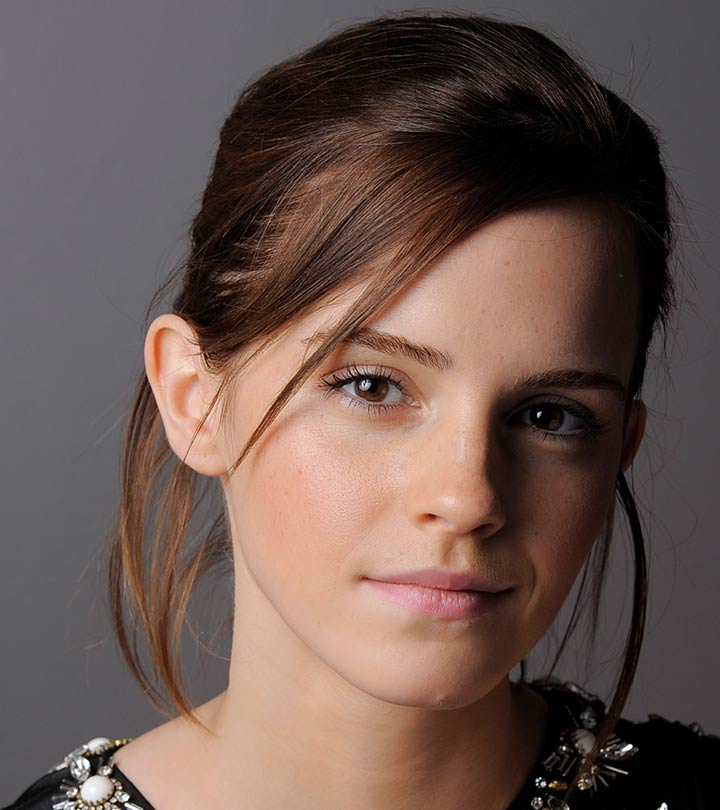
#> input picture Assignment 1/a1images/a1images/emma.jpg, 720 x 810 px
$ jupyter execute assignment1.ipynb
#> lines starting #> are read from the running program, lines starting #| are printed output that depends on the picture
### Question 1

[cell 1]
import cv2 as cv
import numpy as np
import matplotlib.pyplot as plt

[cell 2]
intensity_transform = np.concatenate((
    np.linspace(0, 50, 50),
    np.linspace(100, 255, 100),
    np.linspace(150, 255, 106)
), axis=0).astype(np.uint8)

# Read the grayscale image
input_image = cv.imread('a1images/a1images/emma.jpg', cv.IMREAD_GRAYSCALE)
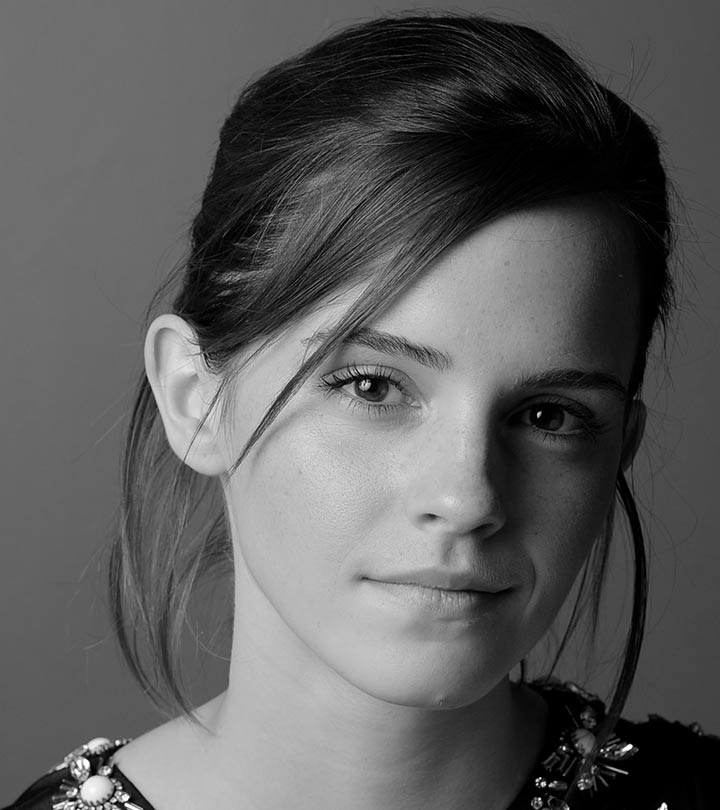
#> input_image: shape (810, 720); min 0, max 255, mean 92.3
transformed_image = cv.LUT(input_image, intensity_transform)
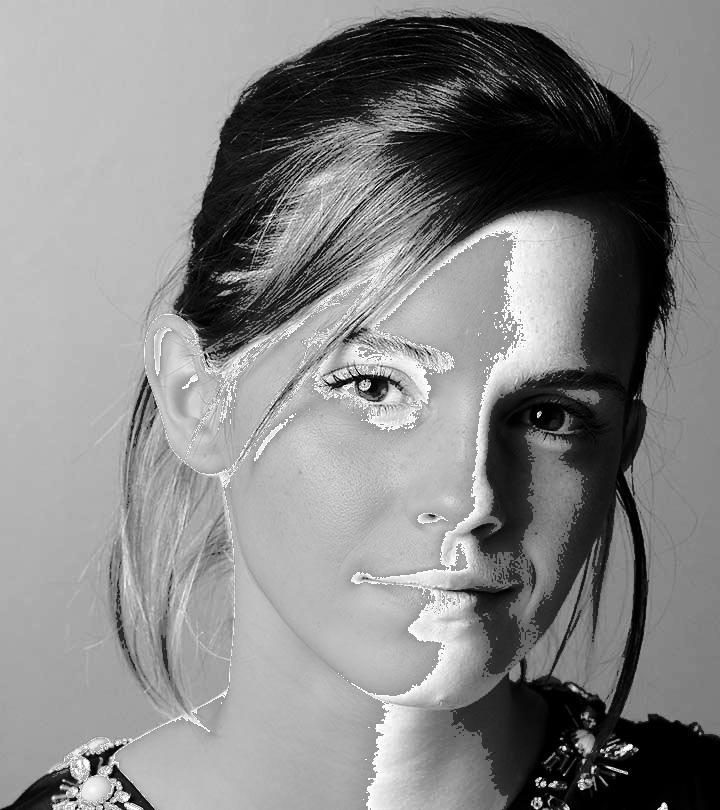
#> transformed_image: shape (810, 720); min 0, max 255, mean 133.5
fig, axes = plt.subplots(1, 3, figsize=(20, 6))

# Display original image
axes[0].imshow(input_image, cmap="gray", vmin=0, vmax=255)
axes[0].get_xaxis().set_visible(False)
axes[0].get_yaxis().set_visible(False)
axes[0].set_title("Original Image")

# Display intensity transformation function
axes[1].plot(intensity_transform)
axes[1].set_title("Intensity Transformation Function")
axes[1].set_xlabel("Input Intensity")
axes[1].set_ylabel("Output Intensity")
axes[1].grid(True)

# Display transformed image
axes[2].imshow(transformed_image, cmap="gray", vmin=0, vmax=255)
axes[2].get_xaxis().set_visible(False)
axes[2].get_yaxis().set_visible(False)
axes[2].set_title("Transformed Image")

plt.show()
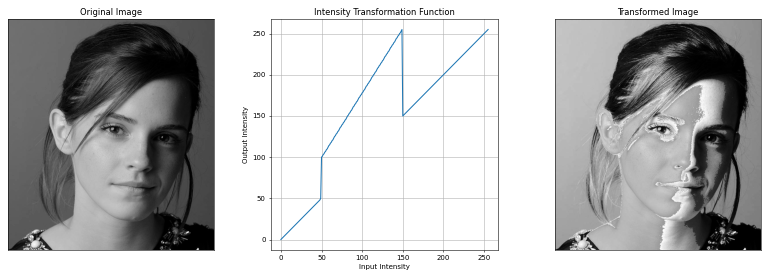
#> figure drawn by matplotlib, 3 panels; panel 2: curve peaks at x = 149, y = 255

### Question 2

#### a)

[cell 3]
brain_image = cv.imread('a1images/a1images/brain_proton_density_slice.png', cv.IMREAD_GRAYSCALE)
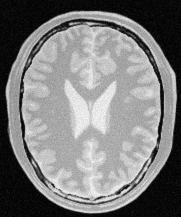
#> input picture Assignment 1/a1images/a1images/brain_proton_density_slice.png, 181 x 217 px
#> brain_image is the input picture: shape (217, 181); min 0, max 251, mean 123.7

white_matter_transform = np.concatenate((
    np.linspace(0, 0, 120),
    np.linspace(190, 210, 60),
    np.linspace(0, 0, 76)
), axis=0).astype(np.uint8)


white_matter_enhanced = cv.LUT(brain_image, white_matter_transform)
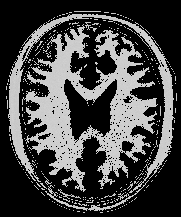
#> white_matter_enhanced: shape (217, 181); min 0, max 210, mean 69.4


fig, axes = plt.subplots(1, 3, figsize=(15, 5))

axes[0].imshow(brain_image, cmap="gray", vmin=0, vmax=255)
axes[0].set_title("Original Brain MRI")
axes[0].set_axis_off()

axes[1].plot(white_matter_transform, color='blue')
axes[1].set_title("White Matter Enhancement Function")
axes[1].set_xlabel("Input Intensity")
axes[1].set_ylabel("Output Intensity")
axes[1].grid(True)
axes[1].set_xlim([0, 255])
axes[1].set_ylim([0, 255])

axes[2].imshow(white_matter_enhanced, cmap="gray", vmin=0, vmax=255)
axes[2].set_title("White Matter Enhanced")
axes[2].set_axis_off()

plt.tight_layout()
plt.show()
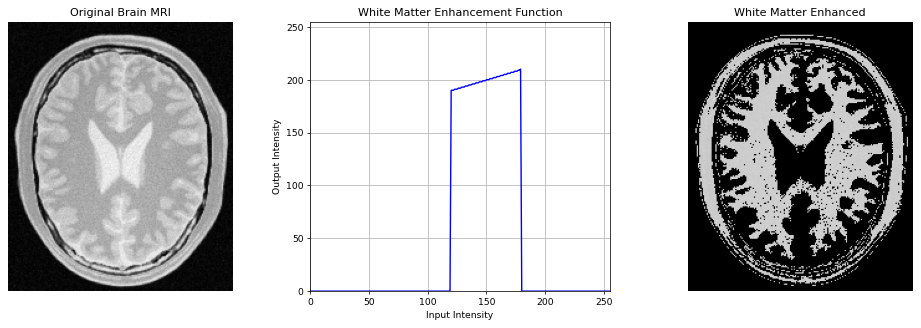
#> figure drawn by matplotlib, 3 panels; panel 2: curve peaks at x = 179, y = 210

#### b)

[cell 4]
# Create intensity transformation to highlight gray matter
# Gray matter typically appears in higher intensities (180-255) in MRI
gray_matter_transform = np.concatenate((
    np.linspace(0, 0, 180),      # Set intensities 0-179 to black
    np.linspace(175, 240, 76)    # Map intensities 180-255 to enhanced contrast
), axis=0).astype(np.uint8)

# Apply the transformation to highlight gray matter using the same brain image from part a
gray_matter_enhanced = cv.LUT(brain_image, gray_matter_transform)
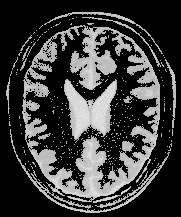
#> gray_matter_enhanced: shape (217, 181); min 0, max 236, mean 59.1

# Create figure with three subplots matching the style from part a
fig, axes = plt.subplots(1, 3, figsize=(15, 5))

# Plot 1: Original MRI image (reusing the same brain image)
axes[0].imshow(brain_image, cmap="gray", vmin=0, vmax=255)
axes[0].set_title("Original Brain MRI")
axes[0].set_axis_off()

# Plot 2: Intensity transformation function (using red to distinguish from white matter plot)
axes[1].plot(gray_matter_transform, color='red')
axes[1].set_title("Gray Matter Enhancement Function")
axes[1].set_xlabel("Input Intensity")
axes[1].set_ylabel("Output Intensity")
axes[1].grid(True)
axes[1].set_xlim([0, 255])
axes[1].set_ylim([0, 255])

# Plot 3: Enhanced gray matter image
axes[2].imshow(gray_matter_enhanced, cmap="gray", vmin=0, vmax=255)
axes[2].set_title("Gray Matter Enhanced")
axes[2].set_axis_off()

# Adjust layout and display
plt.tight_layout()
plt.show()
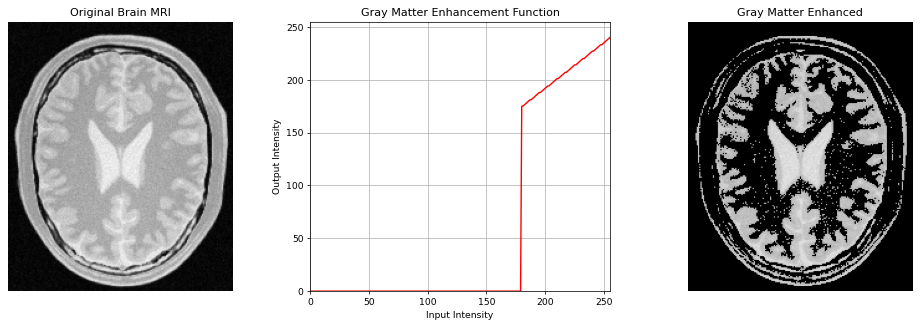
#> figure drawn by matplotlib, 3 panels; panel 2: curve peaks at x = 255, y = 240
